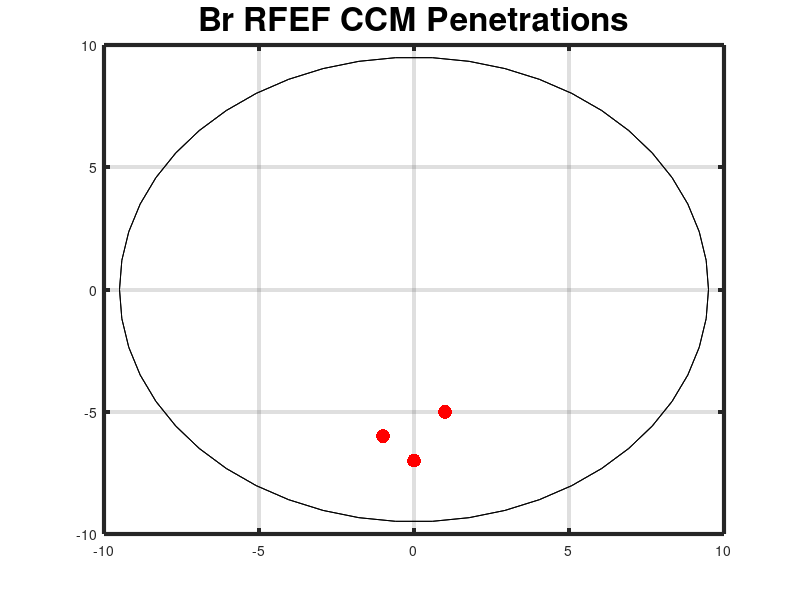

Write MATLAB code to recreate this figure.
% setup variables
dot_size = 100;
hold on;


%
% bp193n02
%

% variables
bpREPLACEdepth = -3500;
bpREPLACEAP = -5;
bpREPLACEML = 1;

% session depth + coordinates
bpREPLACEtop = [bpREPLACEML, bpREPLACEAP, 0];
bpREPLACEbottom = [bpREPLACEML, bpREPLACEAP, bpREPLACEdepth];
bpREPLACE = [bpREPLACEtop;bpREPLACEbottom];
plot3(bpREPLACE(:,1),bpREPLACE(:,2),bpREPLACE(:,3),'k')


bpREPLACEch01 = scatter3(bpREPLACEML, bpREPLACEAP, bpREPLACEdepth +    0, dot_size, 'r', 'filled');

%
% bp199n02
%

bp199n02depth = -2300;
bp199n02AP = -6;
bp199n02ML = -1;

% session depth + coordinates
bp199n02top = [bp199n02ML, bp199n02AP, 0];
bp199n02bottom = [bp199n02ML, bp199n02AP, bp199n02depth];
bp199n02 = [bp199n02top;bp199n02bottom];
plot3(bp199n02(:,1),bp199n02(:,2),bp199n02(:,3),'k')

bp199n02ch24 = scatter3(bp199n02ML, bp199n02AP, bp199n02depth + 2300, dot_size, 'r', 'filled');
bp199n02ch23 = scatter3(bp199n02ML, bp199n02AP, bp199n02depth + 2200, dot_size, 'r', 'filled');
bp199n02ch22 = scatter3(bp199n02ML, bp199n02AP, bp199n02depth + 2100, dot_size, 'r', 'filled');
bp199n02ch21 = scatter3(bp199n02ML, bp199n02AP, bp199n02depth + 2000, dot_size, 'r', 'filled');
bp199n02ch20 = scatter3(bp199n02ML, bp199n02AP, bp199n02depth + 1900, dot_size, 'r', 'filled');
bp199n02ch19 = scatter3(bp199n02ML, bp199n02AP, bp199n02depth + 1800, dot_size, 'r', 'filled');
bp199n02ch18 = scatter3(bp199n02ML, bp199n02AP, bp199n02depth + 1700, dot_size, 'r', 'filled');
bp199n02ch17 = scatter3(bp199n02ML, bp199n02AP, bp199n02depth + 1600, dot_size, 'r', 'filled');
bp199n02ch16 = scatter3(bp199n02ML, bp199n02AP, bp199n02depth + 1500, dot_size, 'r', 'filled');
bp199n02ch15 = scatter3(bp199n02ML, bp199n02AP, bp199n02depth + 1400, dot_size, 'r', 'filled');
bp199n02ch14 = scatter3(bp199n02ML, bp199n02AP, bp199n02depth + 1300, dot_size, 'r', 'filled');
bp199n02ch13 = scatter3(bp199n02ML, bp199n02AP, bp199n02depth + 1200, dot_size, 'r', 'filled');
bp199n02ch12 = scatter3(bp199n02ML, bp199n02AP, bp199n02depth + 1100, dot_size, 'r', 'filled');
bp199n02ch11 = scatter3(bp199n02ML, bp199n02AP, bp199n02depth + 1000, dot_size, 'r', 'filled');
bp199n02ch10 = scatter3(bp199n02ML, bp199n02AP, bp199n02depth +  900, dot_size, 'r', 'filled');
bp199n02ch09 = scatter3(bp199n02ML, bp199n02AP, bp199n02depth +  800, dot_size, 'r', 'filled');
bp199n02ch08 = scatter3(bp199n02ML, bp199n02AP, bp199n02depth +  700, dot_size, 'r', 'filled');
bp199n02ch07 = scatter3(bp199n02ML, bp199n02AP, bp199n02depth +  600, dot_size, 'r', 'filled');
bp199n02ch06 = scatter3(bp199n02ML, bp199n02AP, bp199n02depth +  500, dot_size, 'r', 'filled');
bp199n02ch05 = scatter3(bp199n02ML, bp199n02AP, bp199n02depth +  400, dot_size, 'r', 'filled');
bp199n02ch04 = scatter3(bp199n02ML, bp199n02AP, bp199n02depth +  300, dot_size, 'r', 'filled');
bp199n02ch03 = scatter3(bp199n02ML, bp199n02AP, bp199n02depth +  200, dot_size, 'r', 'filled');
bp199n02ch02 = scatter3(bp199n02ML, bp199n02AP, bp199n02depth +  100, dot_size, 'r', 'filled');
bp199n02ch01 = scatter3(bp199n02ML, bp199n02AP, bp199n02depth +    0, dot_size, 'r', 'filled');


%
% bp200n02
%

bp200n02depth = -3300;
bp200n02AP = -7;
bp200n02ML = -0;

% session depth + coordinates
bp200n02top = [bp200n02ML, bp200n02AP, 0];
bp200n02bottom = [bp200n02ML, bp200n02AP, bp200n02depth];
bp200n02 = [bp200n02top;bp200n02bottom];
plot3(bp200n02(:,1),bp200n02(:,2),bp200n02(:,3),'k')

bp200n02ch24 = scatter3(bp200n02ML, bp200n02AP, bp200n02depth + 2300, dot_size, 'r', 'filled');
bp200n02ch23 = scatter3(bp200n02ML, bp200n02AP, bp200n02depth + 2200, dot_size, 'r', 'filled');
bp200n02ch22 = scatter3(bp200n02ML, bp200n02AP, bp200n02depth + 2100, dot_size, 'r', 'filled');
bp200n02ch21 = scatter3(bp200n02ML, bp200n02AP, bp200n02depth + 2000, dot_size, 'r', 'filled');
bp200n02ch20 = scatter3(bp200n02ML, bp200n02AP, bp200n02depth + 1900, dot_size, 'r', 'filled');
bp200n02ch19 = scatter3(bp200n02ML, bp200n02AP, bp200n02depth + 1800, dot_size, 'r', 'filled');
bp200n02ch18 = scatter3(bp200n02ML, bp200n02AP, bp200n02depth + 1700, dot_size, 'r', 'filled');
bp200n02ch17 = scatter3(bp200n02ML, bp200n02AP, bp200n02depth + 1600, dot_size, 'r', 'filled');
bp200n02ch16 = scatter3(bp200n02ML, bp200n02AP, bp200n02depth + 1500, dot_size, 'r', 'filled');
bp200n02ch15 = scatter3(bp200n02ML, bp200n02AP, bp200n02depth + 1400, dot_size, 'r', 'filled');
bp200n02ch14 = scatter3(bp200n02ML, bp200n02AP, bp200n02depth + 1300, dot_size, 'r', 'filled');
bp200n02ch13 = scatter3(bp200n02ML, bp200n02AP, bp200n02depth + 1200, dot_size, 'r', 'filled');
bp200n02ch12 = scatter3(bp200n02ML, bp200n02AP, bp200n02depth + 1100, dot_size, 'r', 'filled');
bp200n02ch11 = scatter3(bp200n02ML, bp200n02AP, bp200n02depth + 1000, dot_size, 'r', 'filled');
bp200n02ch10 = scatter3(bp200n02ML, bp200n02AP, bp200n02depth +  900, dot_size, 'r', 'filled');
bp200n02ch09 = scatter3(bp200n02ML, bp200n02AP, bp200n02depth +  800, dot_size, 'r', 'filled');
bp200n02ch08 = scatter3(bp200n02ML, bp200n02AP, bp200n02depth +  700, dot_size, 'r', 'filled');
bp200n02ch07 = scatter3(bp200n02ML, bp200n02AP, bp200n02depth +  600, dot_size, 'r', 'filled');
bp200n02ch06 = scatter3(bp200n02ML, bp200n02AP, bp200n02depth +  500, dot_size, 'r', 'filled');
bp200n02ch05 = scatter3(bp200n02ML, bp200n02AP, bp200n02depth +  400, dot_size, 'r', 'filled');
bp200n02ch04 = scatter3(bp200n02ML, bp200n02AP, bp200n02depth +  300, dot_size, 'r', 'filled');
bp200n02ch03 = scatter3(bp200n02ML, bp200n02AP, bp200n02depth +  200, dot_size, 'r', 'filled');
bp200n02ch02 = scatter3(bp200n02ML, bp200n02AP, bp200n02depth +  100, dot_size, 'r', 'filled');
bp200n02ch01 = scatter3(bp200n02ML, bp200n02AP, bp200n02depth +    0, dot_size, 'r', 'filled');


%
% bp201n02
%

% variables
bp201n02depth = -4000;
bp201n02AP = -7;
bp201n02ML = -0;

% session depth + coordinates
bp201n02top = [bp201n02ML, bp201n02AP, 0];
bp201n02bottom = [bp201n02ML, bp201n02AP, bp201n02depth];
bp201n02 = [bp201n02top;bp201n02bottom];
plot3(bp201n02(:,1),bp201n02(:,2),bp201n02(:,3),'k')

bp201n02ch24 = scatter3(bp201n02ML, bp201n02AP, bp201n02depth + 3450, dot_size, 'r', 'filled');
bp201n02ch23 = scatter3(bp201n02ML, bp201n02AP, bp201n02depth + 3300, dot_size, 'r', 'filled');
bp201n02ch22 = scatter3(bp201n02ML, bp201n02AP, bp201n02depth + 3150, dot_size, 'r', 'filled');
bp201n02ch21 = scatter3(bp201n02ML, bp201n02AP, bp201n02depth + 3000, dot_size, 'r', 'filled');
bp201n02ch20 = scatter3(bp201n02ML, bp201n02AP, bp201n02depth + 2850, dot_size, 'r', 'filled');
bp201n02ch19 = scatter3(bp201n02ML, bp201n02AP, bp201n02depth + 2700, dot_size, 'r', 'filled');
bp201n02ch18 = scatter3(bp201n02ML, bp201n02AP, bp201n02depth + 2550, dot_size, 'r', 'filled');
bp201n02ch17 = scatter3(bp201n02ML, bp201n02AP, bp201n02depth + 2400, dot_size, 'r', 'filled');
bp201n02ch16 = scatter3(bp201n02ML, bp201n02AP, bp201n02depth + 2250, dot_size, 'r', 'filled');
bp201n02ch15 = scatter3(bp201n02ML, bp201n02AP, bp201n02depth + 2100, dot_size, 'r', 'filled');
bp201n02ch14 = scatter3(bp201n02ML, bp201n02AP, bp201n02depth + 1950, dot_size, 'r', 'filled');
bp201n02ch13 = scatter3(bp201n02ML, bp201n02AP, bp201n02depth + 1800, dot_size, 'r', 'filled');
bp201n02ch12 = scatter3(bp201n02ML, bp201n02AP, bp201n02depth + 1650, dot_size, 'r', 'filled');
bp201n02ch11 = scatter3(bp201n02ML, bp201n02AP, bp201n02depth + 1500, dot_size, 'r', 'filled');
bp201n02ch10 = scatter3(bp201n02ML, bp201n02AP, bp201n02depth + 1350, dot_size, 'r', 'filled');
bp201n02ch09 = scatter3(bp201n02ML, bp201n02AP, bp201n02depth + 1200, dot_size, 'r', 'filled');
bp201n02ch08 = scatter3(bp201n02ML, bp201n02AP, bp201n02depth + 1050, dot_size, 'r', 'filled');
bp201n02ch07 = scatter3(bp201n02ML, bp201n02AP, bp201n02depth +  900, dot_size, 'r', 'filled');
bp201n02ch06 = scatter3(bp201n02ML, bp201n02AP, bp201n02depth +  750, dot_size, 'r', 'filled');
bp201n02ch05 = scatter3(bp201n02ML, bp201n02AP, bp201n02depth +  600, dot_size, 'r', 'filled');
bp201n02ch04 = scatter3(bp201n02ML, bp201n02AP, bp201n02depth +  450, dot_size, 'r', 'filled');
bp201n02ch03 = scatter3(bp201n02ML, bp201n02AP, bp201n02depth +  300, dot_size, 'r', 'filled');
bp201n02ch02 = scatter3(bp201n02ML, bp201n02AP, bp201n02depth +  150, dot_size, 'r', 'filled');
bp201n02ch01 = scatter3(bp201n02ML, bp201n02AP, bp201n02depth +    0, dot_size, 'r', 'filled');











% plot chamber cylinder
[x1,y1,z1]=cylinder(9.5,50);
[x2,y2,z2]=cylinder(9.5,50);

z1=z1 + 0;
z2= z2 - 7000;
s1=surf(x1,y1,z1);
s2=surf(x2,y2,z2);

% setup plot dimensions/variables
grid on;
set(gca,'LineWidth',3)
box on;
axis([-10, 10, -10, 10, -7000, 1000])
title('Br RFEF CCM Penetrations', 'fontsize', 24);

set(gcf, 'units', 'norm', 'position', [0 0 .5 .9])
